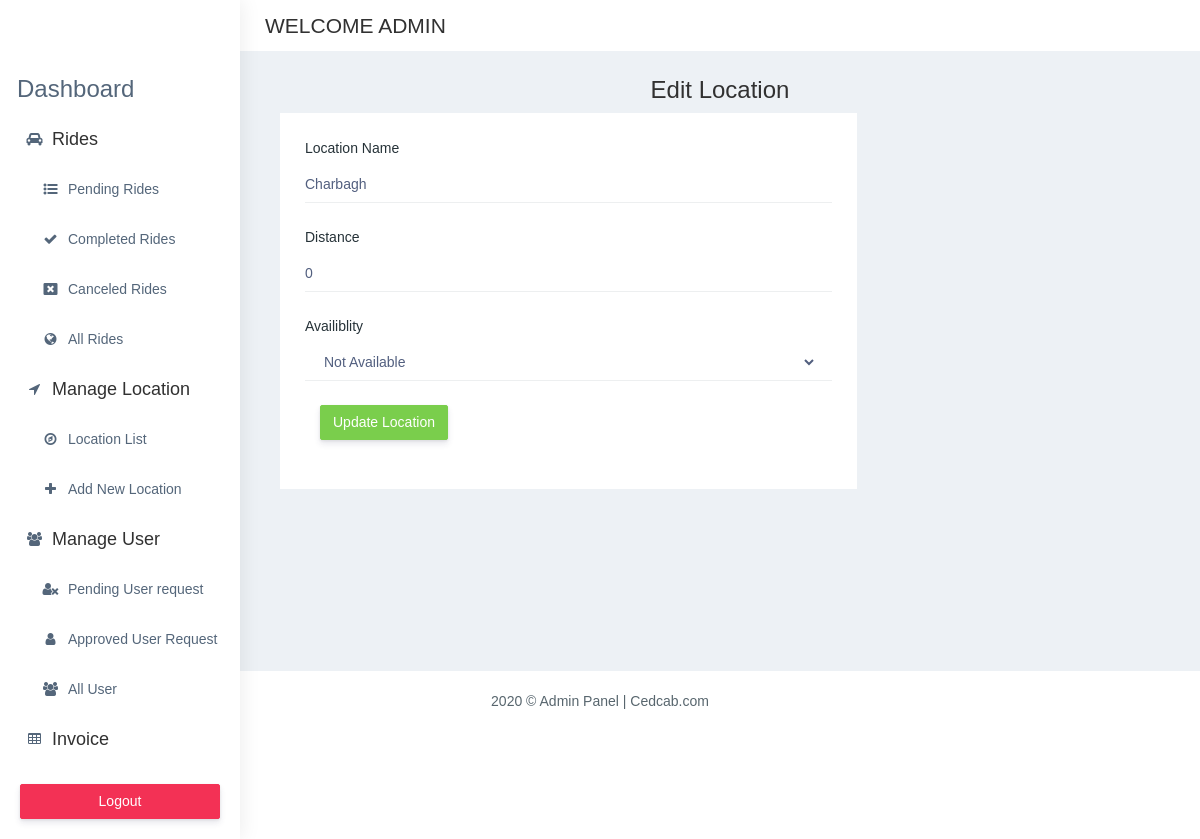
Screenshot of /admin/editLocation.php?id=1 (signed in) with the database file from the repository.
### tables this page shows
CREATE TABLE `tbl_location` (
  `id` int(20) NOT NULL,
  `name` varchar(50) NOT NULL,
  `distance` varchar(50) NOT NULL,
  `is_available` tinyint(1) NOT NULL
);

### location.class.php (called while the page is built, shortened)
<?php
class Location{
    public $conn;
    public function __construct()
    {
        $this->conn = mysqli_connect(DB_SERVER, DB_USER, DB_PASS, DB_NAME) or die('Connection Error! ' . mysqli_error($this->conn));
    }
    public function fetchLocationDetail($id){
        $query=mysqli_query($this->conn,"SELECT *FROM tbl_location WHERE id='$id'");
        $result=$query->num_rows;
        if($result>0){
            while($data=mysqli_fetch_assoc($query)){
                return $data;
            }
        }
    }
}
?>

### admin/editLocation.php (the view, shortened to what this page needs)
<?php
include_once '../location.class.php';
$location=new Location();
if(isset($_GET['id'])) {
    $id=$_GET['id'];
    $data=$location->fetchLocationDetail($id);
}
?>
<?php include_once './sidebar.php'?>
        <div class="container-fluid">
            <h2 class="text-center">Edit Location</h2>
            <div class="col-lg-8 col-xlg-9 col-md-12">
                        <div class="card">
                            <div class="card-body">
                                <form action="" method="POST" class="form-horizontal form-material">
                                    <div class="form-group mb-4">
                                        <label class="col-md-12 p-0">Location Name</label>
                                        <div class="col-md-12 border-bottom p-0">
                                            <input type="text" name="locationName"  value="<?php echo $data['name']?>"
                                                class="form-control p-0 border-0" required> </div>
                                    </div>
                                    <div class="form-group mb-4">
                                        <label class="col-md-12 p-0">Distance</label>
                                        <div class="col-md-12 border-bottom p-0">
                                            <input type="number" name="locationDistance" value="<?php echo $data['distance']?>"
                                                class="form-control p-0 border-0" required> </div>
                                    </div>
                                    <div class="form-group mb-4">
                                    <label class="col-md-12 p-0">Availiblity</label>
                                        <div class="col-md-12 border-bottom">
                                            <select name="availiblity" class="form-control p-0 border-0">
                                            <?php
                                            $statusId="";
                                            $statusOption="";
                                            if($data['is_available']=="1"){
                                                $statusId="1";
                                                $statusOption="Available";
                                                $statusId2="0";
                                                $statusOption2="Not Available";
                                            } else {
                                                $statusId="0";
                                                $statusOption="Not Available";
                                            }
                                            ?>
                                            <option value="<?php echo $statusId ?>"> <?php echo $statusOption ?> </option>
                                            </select>
                                        </div>
                                    </div>
                                    <div class="form-group mb-4">
                                        <div class="col-sm-12">
                                            <input type="submit" name="submit" class="btn btn-success" value="Update Location"></input>
                                        </div>
                                    </div>
                                </form>
                            </div>
                        </div>
                    </div>
                        </div>
                    </div>
                </div>
            <footer class="footer text-center"> 2020 © Admin Panel | Cedcab.com
            </footer>
</body>
</html>

### rows the page displays
tbl_location: locationName "Charbagh", locationDistance "0", availiblity "Not Available"
